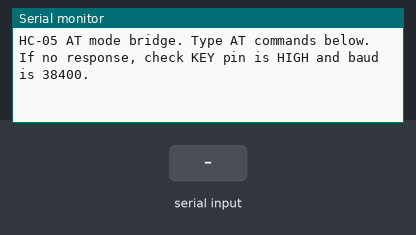
This sketch was run on a simulated Arduino Uno, built with avr-gcc and run on an emulated ATmega328P. Shown: the last lines printed to the serial monitor. The test bench sets the inputs (shaded band).

Above: at 1.2 s.
1.3 s: "1" received over the second serial link
At 2.0 s:
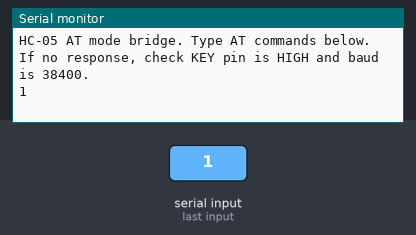
2.8 s: "0" received over the second serial link
At 4.3 s:
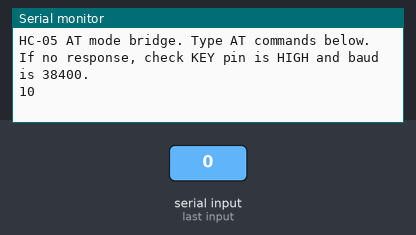

The sketch:

hc05_at_config.ino
```cpp
// snippet: hc05_at_config
// tags: bluetooth, hc05, at, config, baud, name, pair, softwareserial
// boards: avr, megaavr, rp2040
// not-tags: romi32u4
// library: SoftwareSerial
// description: Enter AT command mode on HC-05 to change name, baud rate, or PIN.
// prompts: HC-05 AT commands, configure Bluetooth module, change HC-05 name, HC-05 baud rate, AT command mode
//   Hold the HC-05 KEY/EN pin HIGH before powering on to enter AT mode (LED blinks slowly).
//   In AT mode the module communicates at 38400 baud regardless of configured data baud.
//   Type commands into Serial Monitor (line ending: Both NL & CR).
//   Common commands: AT  AT+NAME=MyBot  AT+UART=115200,0,0  AT+PSWD=1234
//
// ---- CONFIGURE ----
// exact-include: SoftwareSerial.h
#define BT_RX_PIN  10
#define BT_TX_PIN  11
#define AT_BAUD    38400
// -------------------

#include <SoftwareSerial.h>

SoftwareSerial bt(BT_RX_PIN, BT_TX_PIN);

void setup() {
  Serial.begin(115200);
  bt.begin(AT_BAUD);
  Serial.println("HC-05 AT mode bridge. Type AT commands below.");
  Serial.println("If no response, check KEY pin is HIGH and baud is 38400.");
}

void loop() {
  if (bt.available())     Serial.write(bt.read());
  if (Serial.available()) bt.write(Serial.read());
}
```

Measured:
- after the input at 1.3 s, the serial monitor: prints a new line at once (image 1)
- after the input at 2.8 s, the serial monitor: prints a new line at once (image 2)
